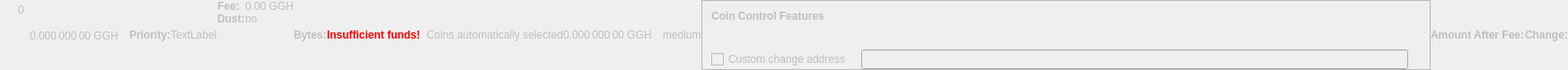
    <widget class="QWidget" name="dummyHideWidget" native="true">
     <property name="enabled">
      <bool>false</bool>
     </property>
     <property name="maximumSize">
      <size>
       <width>100</width>
       <height>22</height>
      </size>
     </property>
     <layout class="QHBoxLayout" name="dummyHideLayout">
      <property name="spacing">
       <number>0</number>
      </property>
      <property name="margin">
       <number>0</number>
      </property>
      <item>
       <layout class="QFormLayout" name="formLayoutCoinControl1">
        <property name="horizontalSpacing">
         <number>10</number>
        </property>
        <property name="verticalSpacing">
         <number>14</number>
        </property>
        <property name="leftMargin">
         <number>10</number>
        </property>
        <property name="topMargin">
         <number>4</number>
        </property>
        <property name="rightMargin">
         <number>6</number>
        </property>
        <item row="0" column="1">
         <widget class="QLabel" name="labelCoinControlBytes">
          <property name="cursor">
           <cursorShape>IBeamCursor</cursorShape>
          </property>
          <property name="contextMenuPolicy">
           <enum>Qt::ActionsContextMenu</enum>
          </property>
          <property name="text">
           <string notr="true">0</string>
          </property>
          <property name="textInteractionFlags">
           <set>Qt::LinksAccessibleByMouse|Qt::TextSelectableByKeyboard|Qt::TextSelectableByMouse</set>
          </property>
         </widget>
        </item>
       </layout>
      </item>
      <item>
       <widget class="QLabel" name="labelCoinControlAfterFee">
        <property name="enabled">
         <bool>false</bool>
        </property>
        <property name="sizePolicy">
         <sizepolicy hsizetype="Fixed" vsizetype="Fixed">
          <horstretch>0</horstretch>
          <verstretch>0</verstretch>
         </sizepolicy>
        </property>
        <property name="minimumSize">
         <size>
          <width>111</width>
          <height>12</height>
         </size>
        </property>
        <property name="maximumSize">
         <size>
          <width>111</width>
          <height>12</height>
         </size>
        </property>
        <property name="cursor">
         <cursorShape>IBeamCursor</cursorShape>
        </property>
        <property name="contextMenuPolicy">
         <enum>Qt::ActionsContextMenu</enum>
        </property>
        <property name="text">
         <string notr="true">0.000 000 00 GGH</string>
        </property>
        <property name="textInteractionFlags">
         <set>Qt::LinksAccessibleByMouse|Qt::TextSelectableByKeyboard|Qt::TextSelectableByMouse</set>
        </property>
       </widget>
      </item>
      <item>
       <widget class="QLabel" name="labelCoinControlPriorityText">
        <property name="enabled">
         <bool>false</bool>
        </property>
        <property name="font">
         <font>
          <weight>75</weight>
          <bold>true</bold>
         </font>
        </property>
        <property name="text">
         <string>Priority:</string>
        </property>
       </widget>
      </item>
      <item>
       <layout class="QHBoxLayout" name="horizontalLayout">
        <item>
         <widget class="QLabel" name="WarningLabel">
          <property name="text">
           <string>TextLabel</string>
          </property>
         </widget>
        </item>
       </layout>
      </item>
      <item>
       <layout class="QFormLayout" name="formLayoutCoinControl3">
        <property name="horizontalSpacing">
         <number>0</number>
        </property>
        <property name="verticalSpacing">
         <number>0</number>
        </property>
        <property name="leftMargin">
         <number>0</number>
        </property>
        <property name="topMargin">
         <number>0</number>
        </property>
        <property name="rightMargin">
         <number>0</number>
        </property>
        <item row="0" column="0">
         <widget class="QLabel" name="labelCoinControlFeeText">
          <property name="enabled">
           <bool>false</bool>
          </property>
          <property name="font">
           <font>
            <weight>75</weight>
            <bold>true</bold>
           </font>
          </property>
          <property name="text">
           <string>Fee:</string>
          </property>
          <property name="margin">
           <number>0</number>
          </property>
         </widget>
        </item>
        <item row="0" column="1">
         <widget class="QLabel" name="labelCoinControlFee">
          <property name="enabled">
           <bool>false</bool>
          </property>
          <property name="cursor">
           <cursorShape>IBeamCursor</cursorShape>
          </property>
          <property name="contextMenuPolicy">
           <enum>Qt::ActionsContextMenu</enum>
          </property>
          <property name="text">
           <string notr="true">0.00 GGH</string>
          </property>
          <property name="textInteractionFlags">
           <set>Qt::LinksAccessibleByMouse|Qt::TextSelectableByKeyboard|Qt::TextSelectableByMouse</set>
          </property>
         </widget>
        </item>
        <item row="1" column="0">
         <widget class="QLabel" name="labelCoinControlLowOutputText">
          <property name="enabled">
           <bool>false</bool>
          </property>
          <property name="font">
           <font>
            <weight>75</weight>
            <bold>true</bold>
           </font>
          </property>
          <property name="text">
           <string>Dust:</string>
          </property>
         </widget>
        </item>
        <item row="1" column="1">
         <widget class="QLabel" name="labelCoinControlLowOutput">
          <property name="enabled">
           <bool>false</bool>
          </property>
          <property name="cursor">
           <cursorShape>IBeamCursor</cursorShape>
          </property>
          <property name="contextMenuPolicy">
           <enum>Qt::ActionsContextMenu</enum>
          </property>
          <property name="text">
           <string>no</string>
          </property>
          <property name="textInteractionFlags">
           <set>Qt::LinksAccessibleByMouse|Qt::TextSelectableByKeyboard|Qt::TextSelectableByMouse</set>
          </property>
         </widget>
        </item>
       </layout>
      </item>
      <item>
       <widget class="QLabel" name="labelCoinControlBytesText">
        <property name="enabled">
         <bool>false</bool>
        </property>
        <property name="font">
         <font>
          <weight>75</weight>
          <bold>true</bold>
         </font>
        </property>
        <property name="text">
         <string>Bytes:</string>
        </property>
       </widget>
      </item>
      <item>
       <layout class="QFormLayout" name="formLayoutCoinControl2">
        <property name="horizontalSpacing">
         <number>0</number>
        </property>
        <property name="verticalSpacing">
         <number>0</number>
        </property>
        <property name="leftMargin">
         <number>0</number>
        </property>
        <property name="topMargin">
         <number>0</number>
        </property>
        <property name="rightMargin">
         <number>0</number>
        </property>
       </layout>
      </item>
      <item>
       <layout class="QHBoxLayout" name="horizontalLayoutCoinControl2">
        <property name="spacing">
         <number>0</number>
        </property>
        <property name="bottomMargin">
         <number>0</number>
        </property>
       </layout>
      </item>
      <item>
       <widget class="QLabel" name="labelCoinControlInsuffFunds">
        <property name="enabled">
         <bool>false</bool>
        </property>
        <property name="minimumSize">
         <size>
          <width>0</width>
          <height>0</height>
         </size>
        </property>
        <property name="font">
         <font>
          <weight>75</weight>
          <bold>true</bold>
         </font>
        </property>
        <property name="styleSheet">
         <string notr="true">color:red;font-weight:bold;</string>
        </property>
        <property name="text">
         <string>Insufficient funds!</string>
        </property>
        <property name="margin">
         <number>5</number>
        </property>
       </widget>
      </item>
      <item>
       <layout class="QFormLayout" name="formLayoutCoinControl4">
        <property name="horizontalSpacing">
         <number>0</number>
        </property>
        <property name="verticalSpacing">
         <number>0</number>
        </property>
        <property name="leftMargin">
         <number>0</number>
        </property>
        <property name="topMargin">
         <number>0</number>
        </property>
        <property name="rightMargin">
         <number>0</number>
        </property>
       </layout>
      </item>
      <item>
       <widget class="QLabel" name="labelCoinControlChangeLabel">
        <property name="enabled">
         <bool>false</bool>
        </property>
        <property name="sizePolicy">
         <sizepolicy hsizetype="Preferred" vsizetype="Expanding">
          <horstretch>0</horstretch>
          <verstretch>0</verstretch>
         </sizepolicy>
        </property>
        <property name="minimumSize">
         <size>
          <width>0</width>
          <height>0</height>
         </size>
        </property>
        <property name="text">
         <string/>
        </property>
        <property name="margin">
         <number>3</number>
        </property>
       </widget>
      </item>
      <item>
       <widget class="QLabel" name="labelCoinControlAutomaticallySelected">
        <property name="enabled">
         <bool>false</bool>
        </property>
        <property name="sizePolicy">
         <sizepolicy hsizetype="Fixed" vsizetype="Fixed">
          <horstretch>0</horstretch>
          <verstretch>0</verstretch>
         </sizepolicy>
        </property>
        <property name="minimumSize">
         <size>
          <width>0</width>
          <height>0</height>
         </size>
        </property>
        <property name="maximumSize">
         <size>
          <width>240</width>
          <height>16777215</height>
         </size>
        </property>
        <property name="text">
         <string>Coins automatically selected</string>
        </property>
        <property name="margin">
         <number>5</number>
        </property>
       </widget>
      </item>
      <item>
       <widget class="QLabel" name="labelCoinControlChange">
        <property name="enabled">
         <bool>false</bool>
        </property>
        <property name="sizePolicy">
         <sizepolicy hsizetype="Fixed" vsizetype="Fixed">
          <horstretch>0</horstretch>
          <verstretch>0</verstretch>
         </sizepolicy>
        </property>
        <property name="minimumSize">
         <size>
          <width>111</width>
          <height>0</height>
         </size>
        </property>
        <property name="maximumSize">
         <size>
          <width>111</width>
          <height>16777215</height>
         </size>
        </property>
        <property name="cursor">
         <cursorShape>IBeamCursor</cursorShape>
        </property>
        <property name="contextMenuPolicy">
         <enum>Qt::ActionsContextMenu</enum>
        </property>
        <property name="text">
         <string notr="true">0.000 000 00 GGH</string>
        </property>
        <property name="textInteractionFlags">
         <set>Qt::LinksAccessibleByMouse|Qt::TextSelectableByKeyboard|Qt::TextSelectableByMouse</set>
        </property>
       </widget>
      </item>
      <item>
       <widget class="QLabel" name="labelCoinControlPriority">
        <property name="enabled">
         <bool>false</bool>
        </property>
        <property name="cursor">
         <cursorShape>IBeamCursor</cursorShape>
        </property>
        <property name="contextMenuPolicy">
         <enum>Qt::ActionsContextMenu</enum>
        </property>
        <property name="text">
         <string>medium</string>
        </property>
        <property name="textInteractionFlags">
         <set>Qt::LinksAccessibleByMouse|Qt::TextSelectableByKeyboard|Qt::TextSelectableByMouse</set>
        </property>
       </widget>
      </item>
      <item>
       <widget class="QFrame" name="frameCoinControl">
        <property name="sizePolicy">
         <sizepolicy hsizetype="Expanding" vsizetype="Expanding">
          <horstretch>0</horstretch>
          <verstretch>0</verstretch>
         </sizepolicy>
        </property>
        <property name="maximumSize">
         <size>
          <width>16777215</width>
          <height>16777215</height>
         </size>
        </property>
        <property name="frameShape">
         <enum>QFrame::StyledPanel</enum>
        </property>
        <property name="frameShadow">
         <enum>QFrame::Sunken</enum>
        </property>
        <layout class="QVBoxLayout" name="verticalLayoutCoinControl2_2">
         <property name="spacing">
          <number>0</number>
         </property>
         <property name="margin">
          <number>0</number>
         </property>
         <item>
          <layout class="QVBoxLayout" name="verticalLayoutCoinControl" stretch="0,0,0,1">
           <property name="spacing">
            <number>0</number>
           </property>
           <property name="leftMargin">
            <number>10</number>
           </property>
           <property name="topMargin">
            <number>10</number>
           </property>
           <item>
            <layout class="QHBoxLayout" name="horizontalLayoutCoinControl1">
             <property name="bottomMargin">
              <number>15</number>
             </property>
             <item>
              <widget class="QLabel" name="labelCoinControlFeatures">
               <property name="enabled">
                <bool>false</bool>
               </property>
               <property name="sizePolicy">
                <sizepolicy hsizetype="Preferred" vsizetype="Maximum">
                 <horstretch>0</horstretch>
                 <verstretch>0</verstretch>
                </sizepolicy>
               </property>
               <property name="font">
                <font>
                 <weight>75</weight>
                 <bold>true</bold>
                </font>
               </property>
               <property name="styleSheet">
                <string notr="true">font-weight:bold;</string>
               </property>
               <property name="text">
                <string>Coin Control Features</string>
               </property>
              </widget>
             </item>
            </layout>
           </item>
           <item>
            <widget class="QWidget" name="widgetCoinControl" native="true">
             <property name="sizePolicy">
              <sizepolicy hsizetype="Preferred" vsizetype="Preferred">
               <horstretch>0</horstretch>
               <verstretch>0</verstretch>
              </sizepolicy>
             </property>
             <property name="minimumSize">
              <size>
               <width>0</width>
               <height>0</height>
              </size>
             </property>
             <property name="styleSheet">
              <string notr="true"/>
             </property>
             <layout class="QHBoxLayout" name="horizontalLayoutCoinControl5_2">
              <property name="margin">
               <number>0</number>
              </property>
              <item>
               <layout class="QHBoxLayout" name="horizontalLayoutCoinControl3">
                <property name="spacing">
                 <number>20</number>
                </property>
                <property name="topMargin">
                 <number>0</number>
                </property>
                <property name="bottomMargin">
                 <number>10</number>
                </property>
               </layout>
              </item>
             </layout>
            </widget>
           </item>
           <item>
            <layout class="QHBoxLayout" name="horizontalLayoutCoinControl4" stretch="0,0,0">
             <property name="spacing">
              <number>12</number>
             </property>
             <property name="sizeConstraint">
              <enum>QLayout::SetDefaultConstraint</enum>
             </property>
             <property name="topMargin">
              <number>5</number>
             </property>
             <property name="rightMargin">
              <number>5</number>
             </property>
             <item>
              <widget class="QCheckBox" name="checkBoxCoinControlChange">
               <property name="enabled">
                <bool>false</bool>
               </property>
               <property name="toolTip">
                <string>If this is activated, but the change address is empty or invalid, change will be sent to a newly generated address.</string>
               </property>
               <property name="text">
                <string>Custom change address</string>
               </property>
              </widget>
             </item>
             <item>
              <widget class="QValidatedLineEdit" name="lineEditCoinControlChange">
               <property name="enabled">
                <bool>false</bool>
               </property>
               <property name="sizePolicy">
                <sizepolicy hsizetype="Expanding" vsizetype="Fixed">
                 <horstretch>0</horstretch>
                 <verstretch>0</verstretch>
                </sizepolicy>
               </property>
              </widget>
             </item>
             <item>
              <widget class="QLabel" name="labelCoinControlChangeLabel_2">
               <property name="sizePolicy">
                <sizepolicy hsizetype="Preferred" vsizetype="Expanding">
                 <horstretch>0</horstretch>
                 <verstretch>0</verstretch>
                </sizepolicy>
               </property>
               <property name="minimumSize">
                <size>
                 <width>0</width>
                 <height>0</height>
                </size>
               </property>
               <property name="text">
                <string/>
               </property>
               <property name="margin">
                <number>3</number>
               </property>
              </widget>
             </item>
            </layout>
           </item>
           <item>
            <spacer name="verticalSpacerCoinControl">
             <property name="orientation">
              <enum>Qt::Vertical</enum>
             </property>
             <property name="sizeHint" stdset="0">
              <size>
               <width>800</width>
               <height>1</height>
              </size>
             </property>
            </spacer>
           </item>
          </layout>
         </item>
        </layout>
       </widget>
      </item>
      <item>
       <widget class="QLabel" name="labelCoinControlAfterFeeText">
        <property name="enabled">
         <bool>false</bool>
        </property>
        <property name="minimumSize">
         <size>
          <width>0</width>
          <height>0</height>
         </size>
        </property>
        <property name="maximumSize">
         <size>
          <width>16777215</width>
          <height>16777215</height>
         </size>
        </property>
        <property name="font">
         <font>
          <weight>75</weight>
          <bold>true</bold>
         </font>
        </property>
        <property name="text">
         <string>Amount After Fee:</string>
        </property>
        <property name="alignment">
         <set>Qt::AlignLeading|Qt::AlignLeft|Qt::AlignVCenter</set>
        </property>
        <property name="margin">
         <number>0</number>
        </property>
       </widget>
      </item>
      <item>
       <widget class="QLabel" name="labelCoinControlChangeText">
        <property name="enabled">
         <bool>false</bool>
        </property>
        <property name="sizePolicy">
         <sizepolicy hsizetype="Preferred" vsizetype="Preferred">
          <horstretch>0</horstretch>
          <verstretch>0</verstretch>
         </sizepolicy>
        </property>
        <property name="minimumSize">
         <size>
          <width>0</width>
          <height>0</height>
         </size>
        </property>
        <property name="maximumSize">
         <size>
          <width>16777215</width>
          <height>16777215</height>
         </size>
        </property>
        <property name="font">
         <font>
          <weight>75</weight>
          <bold>true</bold>
         </font>
        </property>
        <property name="text">
         <string>Change:</string>
        </property>
        <property name="alignment">
         <set>Qt::AlignLeading|Qt::AlignLeft|Qt::AlignVCenter</set>
        </property>
       </widget>
      </item>
     </layout>
    </widget>
